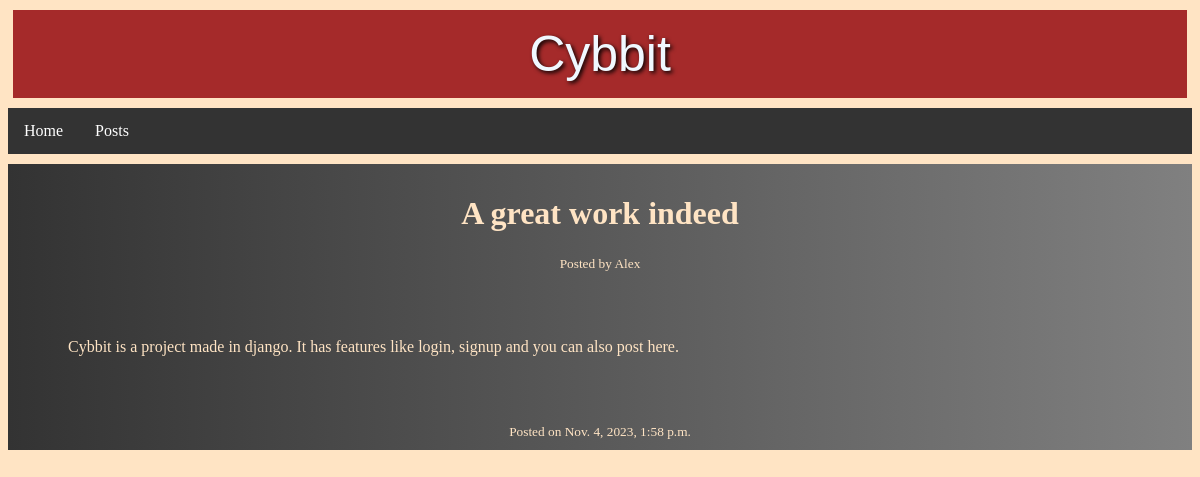
Page /posts/2 (signed in) on the committed database.
### home/models.py (models this page shows, shortened)
class Post(models.Model):
    title = models.CharField(max_length=100)
    desc = models.TextField(max_length=5000)
    created = models.DateTimeField(auto_now_add=True)
    user = models.ForeignKey(User,on_delete=models.CASCADE)

### home/views.py (the view)
# urls.py: path('posts/<int:pk>',views.viewpost,name="viewpost"),
@login_required
def viewpost(request,pk):
    post = Post.objects.get(pk=pk)
    context = {
        "post":post
    }
    return render(request,'viewpost.html',context)

### templates/viewpost.html (shortened to what this page needs)
{% extends "base.html" %}
{% block body %}
    <div class="postbox">
        <div>
            <h1>{{ post.title }}</h1>
            <small>Posted by {{ post.user }}</small><br>
            <p>
                {{ post.desc }}
            </p>
            <small>Posted on {{ post.created }}</small>
        </div>
    </div>
{% endblock %}

### static/style.css (style rules this page uses)
body { background-color: bisque; }
.postbox { background-image: linear-gradient(to right,#333,gray); margin-top:10px; padding: 10px 10px; color:bisque; }
.postbox div { text-align: center; }
.postbox div p { padding: 50px 50px 50px 50px; text-align: left; text-justify:distribute; }

### rows in the picture
Post: title "A great work indeed", user "Alex", desc "Cybbit is a project made in django. It has features like login, signup and you can also post here.", created "Nov. 4, 2023, 1:58 p.m."
